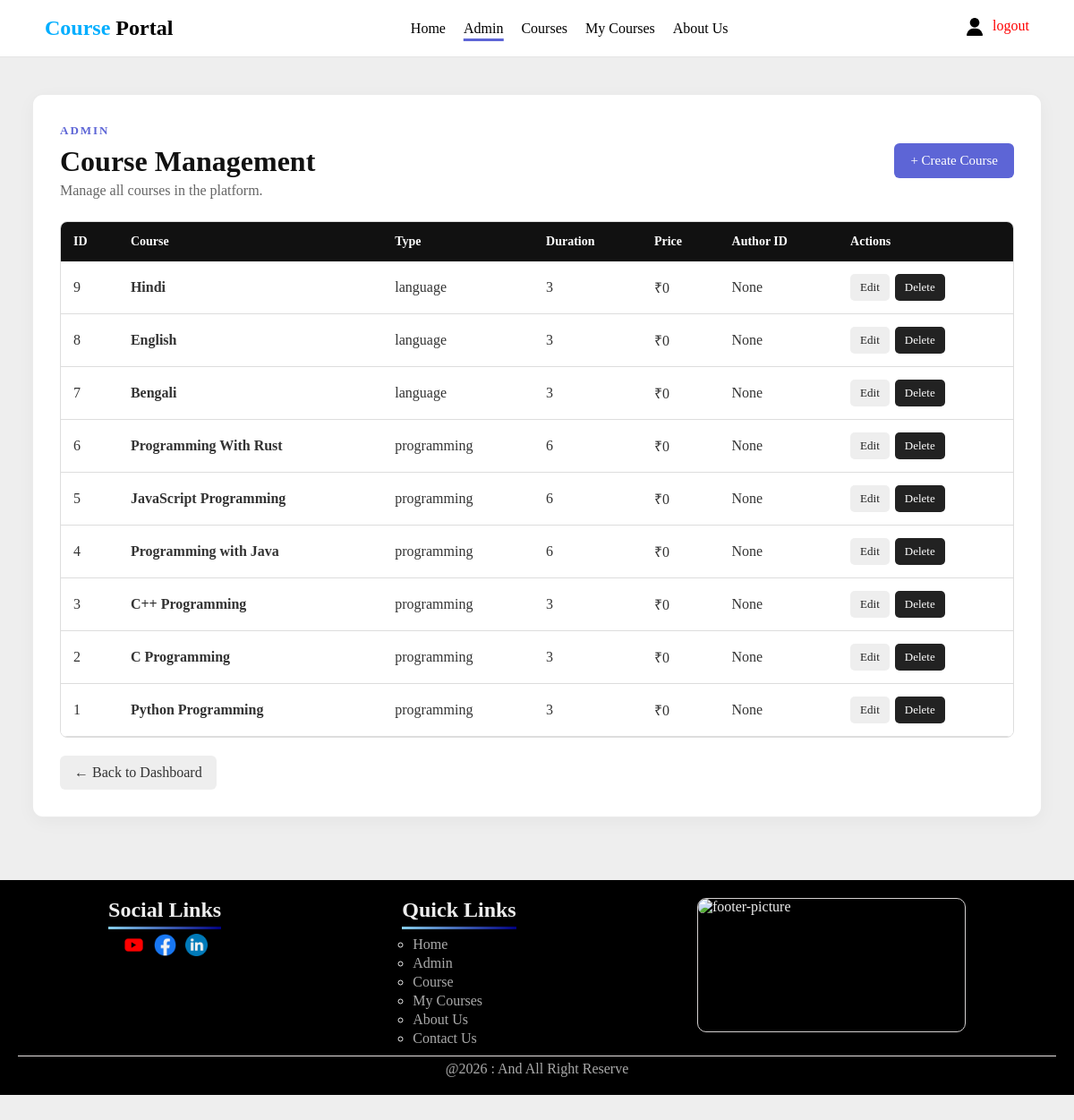
Screenshot of /admin/courses (signed in) with the database file from the repository.
### app/models/course_db.py (models this page shows, shortened)
class Course(db.Model):
    __tablename__ = "courses"
    id:Mapped[int] = mapped_column(primary_key=True, autoincrement=True)
    course_name:Mapped[str] = mapped_column(nullable=False)
    course_details:Mapped[str] = mapped_column(nullable=True)
    user_id:Mapped[int] = mapped_column(ForeignKey("users.id"), nullable=True)
    price:Mapped[int] = mapped_column(default=0, nullable=True)
    thumbnail:Mapped[str] = mapped_column(default=None, nullable=True)
    course_type:Mapped[str] = mapped_column(nullable=False)
    course_duration:Mapped[int] = mapped_column(nullable=False)
    author:Mapped["User"] = relationship(back_populates="courses")

### app/routes/admin.py (the view)
@admin_bp.route("/courses")
@is_admin
@is_login
def courses():
    courses = Course.query.order_by(
        Course.id.desc()
    ).all()
    return render_template(
        "admin_courses.html",
        courses=courses,
    )

### main.py (called while the page is built)
@app1.context_processor
def inject_user_data():
    return {
        "user": session.get("user_id"),
        "is_admin": session.get("is_admin", False)
    }

### app/templates/admin_courses.html (shortened to what this page needs)
{% extends 'base.html' %}
{% block style %}
<link rel="stylesheet"
      href="{{ url_for('static', filename='css/admin.css') }}">
{% endblock %}
{% block middle %}
<ul>
    <li class="nav-header">
        <a href="{{ url_for('home.index') }}">
            Home
        </a>
    </li>
    {% if is_admin %}
    <li class="nav-header active">
        <a href="{{ url_for('admin.admin_page') }}">
            Admin
        </a>
    </li>
    {% endif %}
    <li class="nav-header">
        <a href="{{ url_for('course.course_page') }}">
            Courses
        </a>
    </li>
    {% if user %}
    <li class="nav-header">
        <a href="{{ url_for('course.own_page') }}">
            My Courses
        </a>
    </li>
    {% endif %}
    <li class="nav-header">
        <a href="{{ url_for('about.about_page') }}">
            About Us
        </a>
    </li>
</ul>
{% endblock %}
{% block content %}
<div class="admin-container">
    <section class="admin-section">
        <div class="page-heading">
            <div>
                <span class="admin-label">
                    ADMIN
                </span>
                <h1>
                    Course Management
                </h1>
                <p>
                    Manage all courses in the platform.
                </p>
            </div>
            <a
                href="{{ url_for('admin.create_course') }}"
                class="primary-button"
            >
                + Create Course
            </a>
        </div>
        <div class="admin-table-wrapper">
            <table class="admin-table">
                <thead>
                    <tr>
                        <th>ID</th>
                        <th>Course</th>
                        <th>Type</th>
                        <th>Duration</th>
                        <th>Price</th>
                        <th>Author ID</th>
                        <th>Actions</th>
                    </tr>
                </thead>
                <tbody>
                    {% for item in courses %}
                    <tr>
                        <td>
                            {{ item.id }}
                        </td>
                        <td>
                            <strong>
                                {{ item.course_name }}
                            </strong>
                        </td>
                        <td>
                            {{ item.course_type }}
                        </td>
                        <td>
                            {{ item.course_duration }}
                        </td>
                        <td>
                            ₹{{ item.price or 0 }}
                        </td>
                        <td>
                            {{ item.user_id or 'None' }}
                        </td>
                        <td>
                            <div class="table-actions">
                                <a
                                    href="{{ url_for(
                                        'admin.edit_course',
                                        course_id=item.id
                                    ) }}"
                                    class="edit-button"
                                >
                                    Edit
                                </a>
                                <form
                                    method="POST"
                                    action="{{ url_for(
                                        'admin.delete_course',
                                        course_id=item.id
                                    ) }}"
                                    onsubmit="return confirm(
                                        'Delete this course, its videos and enrollments?'
                                    );"
                                >
                                    <button
                                        type="submit"
                                        class="delete-button"
                                    >
                                        Delete
                                    </button>
                                </form>
                            </div>
                        </td>
                    </tr>
                    {% else %}
                    <tr>
                        <td colspan="7">
                            No courses found.
                        </td>
                    </tr>
                    {% endfor %}
                </tbody>
            </table>
        </div>
        <a
            href="{{ url_for('admin.admin_page') }}"
            class="back-button"
        >
            ← Back to Dashboard
        </a>
    </section>
</div>
{% endblock %}

### app/static/css/base.css (style rules this page uses)
* { padding: 0; margin: 0; box-sizing: border-box; }
body { font-family: Cambria, Cochin, Georgia, Times, 'Times New Roman', serif; background-color: #eee; }
html { scroll-behavior: smooth; }
.nav-bar #middle ul { list-style-type: none; display: flex; flex-direction: row; align-items: center; gap: 20px; }
.nav-bar #middle ul li a { text-decoration: none; color: black; font-weight: 400; }
.nav-header.active { position: relative; }
.nav-header { position: relative; }
.nav-header::after { content: ""; width: 0%; height: 0%; transition: width 0.1s linear; }
.nav-header.active::after { content: ""; width: 100%; height: 3px; background-color: rgb(93, 101, 214); position: absolute; left: 50%; transform: translateX(-50%); bottom: -5px; }

### app/static/css/admin.css (style rules this page uses)
* { padding: 0; margin: 0; box-sizing: border-box; }
body { font-family: Cambria, Cochin, Georgia, Times, 'Times New Roman', serif; background-color: #eee; color: #111; }
html { scroll-behavior: smooth; }
.nav-bar #middle ul { list-style-type: none; display: flex; flex-direction: row; align-items: center; gap: 20px; }
.nav-bar #middle ul li a { text-decoration: none; color: black; font-weight: 400; }
.nav-header { position: relative; }
.nav-header::after { content: ""; width: 0%; height: 0%; transition: width 0.1s linear; }
.nav-header.active::after { content: ""; width: 100%; height: 3px; background-color: rgb(93, 101, 214); position: absolute; left: 50%; transform: translateX(-50%); bottom: -5px; }
.admin-container { width: min(1200px, 94%); margin: 20px auto 50px; display: flex; flex-direction: column; gap: 35px; }
.admin-label { display: inline-block; color: rgb(93, 101, 214); font-size: 13px; font-weight: bold; letter-spacing: 2px; margin-bottom: 8px; }
.admin-section { width: 100%; background-color: #fff; border-radius: 12px; padding: 30px; border: 1px solid rgba(0, 0, 0, 0.08); box-shadow: 0 5px 20px rgba(0, 0, 0, 0.04); }
.primary-button { display: inline-block; border: none; text-decoration: none; background-color: rgb(93, 101, 214); color: white; padding: 11px 18px; border-radius: 6px; cursor: pointer; font-family: inherit; font-size: 15px; transition: 0.2s ease; }
.back-button { display: inline-block; margin-top: 20px; text-decoration: none; color: #333; background-color: #eee; padding: 10px 16px; border-radius: 6px; transition: 0.2s ease; }
.page-heading { display: flex; align-items: center; justify-content: space-between; gap: 20px; margin-bottom: 25px; }
.page-heading h1 { font-size: 32px; margin-bottom: 5px; }
.page-heading p { color: #666; }
.admin-table-wrapper { width: 100%; overflow-x: auto; border: 1px solid #ddd; border-radius: 8px; }
.admin-table { width: 100%; border-collapse: collapse; min-width: 750px; background-color: white; }
.admin-table th { text-align: left; background-color: #111; color: white; padding: 14px; font-size: 14px; }
.admin-table td { padding: 14px; border-bottom: 1px solid #ddd; vertical-align: middle; color: #333; }
.table-actions { display: flex; flex-wrap: wrap; align-items: center; gap: 6px; }
.table-actions form { margin: 0; }
.edit-button, .small-button, .delete-button { border: none; font-family: inherit; font-size: 13px; padding: 7px 11px; border-radius: 5px; cursor: pointer; text-decoration: none; display: inline-block; }
.edit-button { background-color: #eee; color: #222; }
.delete-button { background-color: #222; color: white; }

### rows the page displays
Course: id "9", course_name "Hindi", course_type "language", course_duration "3", price "0", user "None"
Course: id "8", course_name "English", course_type "language", course_duration "3", price "0", user "None"
Course: id "7", course_name "Bengali", course_type "language", course_duration "3", price "0", user "None"
Course: id "6", course_name "Programming With Rust", course_type "programming", course_duration "6", price "0", user "None"
Course: id "5", course_name "JavaScript Programming", course_type "programming", course_duration "6", price "0", user "None"
Course: id "4", course_name "Programming with Java", course_type "programming", course_duration "6", price "0", user "None"
Course: id "3", course_name "C++ Programming", course_type "programming", course_duration "3", price "0", user "None"
Course: id "2", course_name "C Programming", course_type "programming", course_duration "3", price "0", user "None"
Course: id "1", course_name "Python Programming", course_type "programming", course_duration "3", price "0", user "None"
